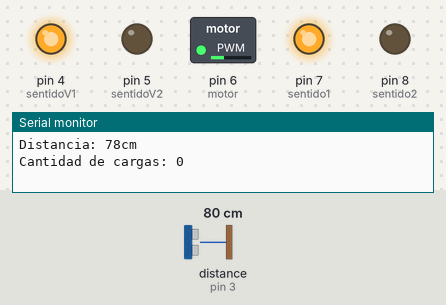
Recording of a sketch running on a simulated Arduino Uno, built with avr-gcc and run on an emulated ATmega328P. On the bench: switched loads named in the sketch (green lamp = pin HIGH), output pins drawn as LEDs (lit = HIGH), the last lines printed to the serial monitor. Wiring (inferred from the names in the program): ultrasonic range finder: trigger pin 2; echo pin 3. The inputs (shaded band) are chosen by the test bench; at power-on: distance to the obstacle (sensor on pin 3) 80 cm. The echo pulse lasts 58.3 µs per cm; pins used as bus, display or sensor lines are not drawn.

Above: at 1.65 s.
At 6.0 s:
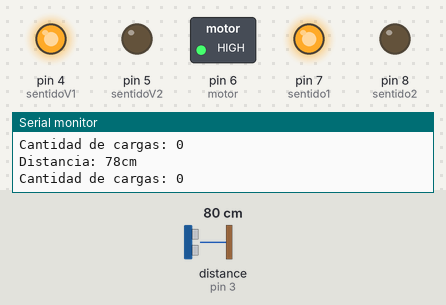
6.1 s: distance to the obstacle (sensor on pin 3) set to 7 cm
7.6 s: distance to the obstacle (sensor on pin 3) set to 4 cm
At 9.9 s:
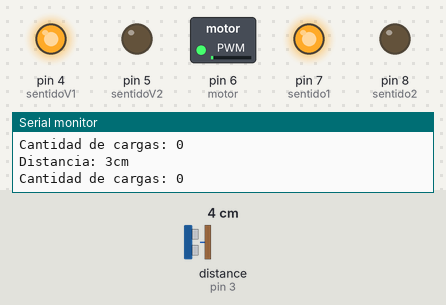
Timing chart, 0 to 11.4 s (numbered marks = the images above; inputs shaded):
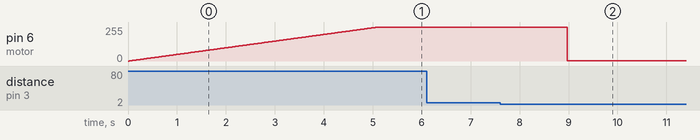

The sketch:

cintra_transportadora.ino
```cpp
/**/
//sensor
const int Trigger = 2;   //Pin digital 2 para el Trigger del sensor
const int Echo = 3;   //Pin digital 3 para el echo del sensor
long t; //timepo que demora en llegar el eco
long d; //distancia en centimetros
//motor
int motor = 6;
int sentido1 = 7;
int sentido2 = 8;
int giro1=HIGH; //declarar un sentido de giro inicial
int giro2=LOW; //declarar un sentido de giro inicial
int estado=LOW;
int pwm;
//vibrador
int motorV = 3;
int sentidoV1 = 4;
int sentidoV2 = 5;
int giroV1=HIGH; //declarar un sentido de giro inicial
int giroV2=LOW; //declarar un sentido de giro inicial
int estadoV=LOW;
int velPWM=255;
int contaBarra=0;
void setup() {
  Serial.begin(9600);
//motor
  pinMode(motor, OUTPUT);
  pinMode(sentido1,OUTPUT);
  pinMode(sentido2,OUTPUT);
  digitalWrite(sentido1,giro1);
  digitalWrite(sentido2,giro2);
//motorV
  pinMode(motorV, OUTPUT);
  pinMode(sentidoV1,OUTPUT);
  pinMode(sentidoV2,OUTPUT);
  digitalWrite(sentidoV1,giroV1);
  digitalWrite(sentidoV2,giroV2);

//sensor HC-SR04
  pinMode(Trigger, OUTPUT); //pin como salida
  pinMode(Echo, INPUT);  //pin como entrada
  digitalWrite(Trigger, LOW);//Inicializamos el pin con 0
}

void loop() {
 // acelerar(motor);
 //desacelerar(motor);


//HC-SR04
  digitalWrite(Trigger, HIGH);
  delayMicroseconds(10);          //Enviamos un pulso de 10us
  digitalWrite(Trigger, LOW);
  t = pulseIn(Echo, HIGH); //obtenemos el ancho del pulso
  d = t/59;             //escalamos el tiempo a una distancia en cm
  Serial.print("Distancia: ");
  Serial.print(d);      //Enviamos serialmente el valor de la distancia
  Serial.print("cm");
  Serial.println();

//contador
Serial.print("Cantidad de cargas: ");
Serial.println(contaBarra);

if (d > 5 && !estado){
    acelerar(motor);
  }
  else if (d < 5 && estado) {
    desacelerar(motor);
    contaBarra=contaBarra + 1;
    vibrar(motorV);
  };

  delay(100);

}

void acelerar(int M){
  for (pwm = 0; pwm < 256; pwm++){
     analogWrite(M,pwm);
     delay(20);
  }
  estado=HIGH;
  }
void desacelerar(int M){
  for (pwm = 255; pwm > 0; pwm--){
     analogWrite(M,pwm);
     delay(5);
  }
  estado=LOW;
}
void girarDerecha(){
  desacelerar(motor);
  digitalWrite(sentido1,giro1);
  digitalWrite(sentido2,giro2);
  acelerar(motor);
  }
void girarIzquierda(){
  desacelerar(motor);
  digitalWrite(sentido1,giro2);
  digitalWrite(sentido2,giro1);
  acelerar(motor);
  }
void detener(int M){
   analogWrite(M,0);
   estado=LOW;
  }
void vibrar(int mV){
  analogWrite(mV,velPWM);
  delay(3000);
  analogWrite(mV,0);
  }
```

Measured:
- the behaviour switches between 6 and 5 cm on distance to the obstacle (sensor on pin 3) (found by bisection; images 1 and 2)
- after the input at 7.6 s, pin 6 (motor): 255/255 → 1/255 after 1.4 s
